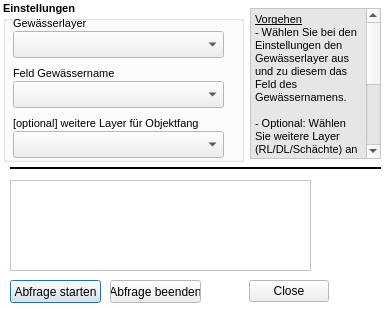
<?xml version="1.0" encoding="UTF-8"?>
<ui version="4.0">
 <class>oswege_toolsDialogBase</class>
 <widget class="QDialog" name="oswege_toolsDialogBase">
  <property name="geometry">
   <rect>
    <x>0</x>
    <y>0</y>
    <width>389</width>
    <height>309</height>
   </rect>
  </property>
  <property name="palette">
   <palette>
    <active>
     <colorrole role="Base">
      <brush brushstyle="SolidPattern">
       <color alpha="255">
        <red>255</red>
        <green>255</green>
        <blue>255</blue>
       </color>
      </brush>
     </colorrole>
     <colorrole role="Window">
      <brush brushstyle="SolidPattern">
       <color alpha="255">
        <red>255</red>
        <green>255</green>
        <blue>255</blue>
       </color>
      </brush>
     </colorrole>
    </active>
    <inactive>
     <colorrole role="Base">
      <brush brushstyle="SolidPattern">
       <color alpha="255">
        <red>255</red>
        <green>255</green>
        <blue>255</blue>
       </color>
      </brush>
     </colorrole>
     <colorrole role="Window">
      <brush brushstyle="SolidPattern">
       <color alpha="255">
        <red>255</red>
        <green>255</green>
        <blue>255</blue>
       </color>
      </brush>
     </colorrole>
    </inactive>
    <disabled>
     <colorrole role="Base">
      <brush brushstyle="SolidPattern">
       <color alpha="255">
        <red>255</red>
        <green>255</green>
        <blue>255</blue>
       </color>
      </brush>
     </colorrole>
     <colorrole role="Window">
      <brush brushstyle="SolidPattern">
       <color alpha="255">
        <red>255</red>
        <green>255</green>
        <blue>255</blue>
       </color>
      </brush>
     </colorrole>
    </disabled>
   </palette>
  </property>
  <property name="windowTitle">
   <string>Stationierung Gewässer</string>
  </property>
  <widget class="QTextBrowser" name="textBrowser">
   <property name="geometry">
    <rect>
     <x>10</x>
     <y>180</y>
     <width>301</width>
     <height>91</height>
    </rect>
   </property>
  </widget>
  <widget class="Line" name="line">
   <property name="geometry">
    <rect>
     <x>10</x>
     <y>160</y>
     <width>371</width>
     <height>16</height>
    </rect>
   </property>
   <property name="frameShadow">
    <enum>QFrame::Plain</enum>
   </property>
   <property name="lineWidth">
    <number>2</number>
   </property>
   <property name="orientation">
    <enum>Qt::Horizontal</enum>
   </property>
  </widget>
  <widget class="QGroupBox" name="groupBox">
   <property name="geometry">
    <rect>
     <x>3</x>
     <y>1</y>
     <width>241</width>
     <height>161</height>
    </rect>
   </property>
   <property name="font">
    <font>
     <pointsize>8</pointsize>
     <weight>75</weight>
     <bold>true</bold>
    </font>
   </property>
   <property name="title">
    <string>Einstellungen</string>
   </property>
   <widget class="QLabel" name="label_2">
    <property name="geometry">
     <rect>
      <x>10</x>
      <y>14</y>
      <width>81</width>
      <height>16</height>
     </rect>
    </property>
    <property name="font">
     <font>
      <pointsize>8</pointsize>
      <weight>50</weight>
      <bold>false</bold>
     </font>
    </property>
    <property name="text">
     <string>Gewässerlayer</string>
    </property>
   </widget>
   <widget class="QgsMapLayerComboBox" name="mMapLayerComboBox">
    <property name="geometry">
     <rect>
      <x>10</x>
      <y>30</y>
      <width>211</width>
      <height>27</height>
     </rect>
    </property>
   </widget>
   <widget class="QgsFieldComboBox" name="gew_FieldComboBox">
    <property name="geometry">
     <rect>
      <x>10</x>
      <y>80</y>
      <width>211</width>
      <height>27</height>
     </rect>
    </property>
    <property name="currentText">
     <string/>
    </property>
   </widget>
   <widget class="QLabel" name="label_3">
    <property name="geometry">
     <rect>
      <x>10</x>
      <y>64</y>
      <width>111</width>
      <height>16</height>
     </rect>
    </property>
    <property name="font">
     <font>
      <pointsize>8</pointsize>
      <weight>50</weight>
      <bold>false</bold>
     </font>
    </property>
    <property name="text">
     <string>Feld Gewässername</string>
    </property>
   </widget>
   <widget class="QgsCheckableComboBox" name="mComboBox">
    <property name="geometry">
     <rect>
      <x>10</x>
      <y>130</y>
      <width>211</width>
      <height>27</height>
     </rect>
    </property>
   </widget>
   <widget class="QLabel" name="label_4">
    <property name="geometry">
     <rect>
      <x>10</x>
      <y>114</y>
      <width>211</width>
      <height>16</height>
     </rect>
    </property>
    <property name="font">
     <font>
      <pointsize>8</pointsize>
      <weight>50</weight>
      <bold>false</bold>
     </font>
    </property>
    <property name="text">
     <string>[optional] weitere Layer für Objektfang</string>
    </property>
   </widget>
  </widget>
  <widget class="QTextBrowser" name="textBrowser_2">
   <property name="geometry">
    <rect>
     <x>250</x>
     <y>8</y>
     <width>131</width>
     <height>151</height>
    </rect>
   </property>
   <property name="palette">
    <palette>
     <active>
      <colorrole role="Base">
       <brush brushstyle="SolidPattern">
        <color alpha="255">
         <red>230</red>
         <green>230</green>
         <blue>230</blue>
        </color>
       </brush>
      </colorrole>
     </active>
     <inactive>
      <colorrole role="Base">
       <brush brushstyle="SolidPattern">
        <color alpha="255">
         <red>230</red>
         <green>230</green>
         <blue>230</blue>
        </color>
       </brush>
      </colorrole>
     </inactive>
     <disabled>
      <colorrole role="Base">
       <brush brushstyle="SolidPattern">
        <color alpha="255">
         <red>240</red>
         <green>240</green>
         <blue>240</blue>
        </color>
       </brush>
      </colorrole>
     </disabled>
    </palette>
   </property>
   <property name="html">
    <string>&lt;!DOCTYPE HTML PUBLIC &quot;-//W3C//DTD HTML 4.0//EN&quot; &quot;http://www.w3.org/TR/REC-html40/strict.dtd&quot;&gt;
&lt;html&gt;&lt;head&gt;&lt;meta name=&quot;qrichtext&quot; content=&quot;1&quot; /&gt;&lt;style type=&quot;text/css&quot;&gt;
p, li { white-space: pre-wrap; }
&lt;/style&gt;&lt;/head&gt;&lt;body style=&quot; font-family:'MS Shell Dlg 2'; font-size:8pt; font-weight:400; font-style:normal;&quot;&gt;
&lt;p style=&quot; margin-top:0px; margin-bottom:0px; margin-left:0px; margin-right:0px; -qt-block-indent:0; text-indent:0px;&quot;&gt;&lt;span style=&quot; text-decoration: underline;&quot;&gt;Vorgehen&lt;/span&gt;&lt;/p&gt;
&lt;p style=&quot; margin-top:0px; margin-bottom:0px; margin-left:0px; margin-right:0px; -qt-block-indent:0; text-indent:0px;&quot;&gt;- Wählen Sie bei den Einstellungen den Gewässerlayer aus und zu diesem das Feld des Gewässernamens.&lt;/p&gt;
&lt;p style=&quot;-qt-paragraph-type:empty; margin-top:0px; margin-bottom:0px; margin-left:0px; margin-right:0px; -qt-block-indent:0; text-indent:0px;&quot;&gt;&lt;br /&gt;&lt;/p&gt;
&lt;p style=&quot; margin-top:0px; margin-bottom:0px; margin-left:0px; margin-right:0px; -qt-block-indent:0; text-indent:0px;&quot;&gt;- Optional: Wählen Sie weitere Layer (RL/DL/Schächte) an deren Stützpunkte der Objektfang aktiv sein soll.&lt;/p&gt;
&lt;p style=&quot;-qt-paragraph-type:empty; margin-top:0px; margin-bottom:0px; margin-left:0px; margin-right:0px; -qt-block-indent:0; text-indent:0px;&quot;&gt;&lt;br /&gt;&lt;/p&gt;
&lt;p style=&quot; margin-top:0px; margin-bottom:0px; margin-left:0px; margin-right:0px; -qt-block-indent:0; text-indent:0px;&quot;&gt;- Klicken Sie auf &amp;quot;Abfrage starten&amp;quot;.&lt;/p&gt;
&lt;p style=&quot;-qt-paragraph-type:empty; margin-top:0px; margin-bottom:0px; margin-left:0px; margin-right:0px; -qt-block-indent:0; text-indent:0px;&quot;&gt;&lt;br /&gt;&lt;/p&gt;
&lt;p style=&quot; margin-top:0px; margin-bottom:0px; margin-left:0px; margin-right:0px; -qt-block-indent:0; text-indent:0px;&quot;&gt;- Klicken Sie in die Karte, um die Stationierung anzuzeigen.&lt;/p&gt;&lt;/body&gt;&lt;/html&gt;</string>
   </property>
  </widget>
  <widget class="QPushButton" name="pushButton_start">
   <property name="geometry">
    <rect>
     <x>10</x>
     <y>280</y>
     <width>91</width>
     <height>23</height>
    </rect>
   </property>
   <property name="text">
    <string>Abfrage starten</string>
   </property>
  </widget>
  <widget class="QDialogButtonBox" name="buttonBox">
   <property name="geometry">
    <rect>
     <x>220</x>
     <y>280</y>
     <width>109</width>
     <height>23</height>
    </rect>
   </property>
   <property name="standardButtons">
    <set>QDialogButtonBox::Close</set>
   </property>
  </widget>
  <widget class="QPushButton" name="pushButton_stop">
   <property name="geometry">
    <rect>
     <x>110</x>
     <y>280</y>
     <width>91</width>
     <height>23</height>
    </rect>
   </property>
   <property name="sizePolicy">
    <sizepolicy hsizetype="Expanding" vsizetype="Fixed">
     <horstretch>0</horstretch>
     <verstretch>0</verstretch>
    </sizepolicy>
   </property>
   <property name="text">
    <string>Abfrage beenden</string>
   </property>
  </widget>
 </widget>
 <customwidgets>
  <customwidget>
   <class>QgsCheckableComboBox</class>
   <extends>QComboBox</extends>
   <header>qgscheckablecombobox.h</header>
  </customwidget>
  <customwidget>
   <class>QgsFieldComboBox</class>
   <extends>QComboBox</extends>
   <header>qgsfieldcombobox.h</header>
  </customwidget>
  <customwidget>
   <class>QgsMapLayerComboBox</class>
   <extends>QComboBox</extends>
   <header>qgsmaplayercombobox.h</header>
  </customwidget>
 </customwidgets>
 <resources/>
 <connections/>
</ui>
